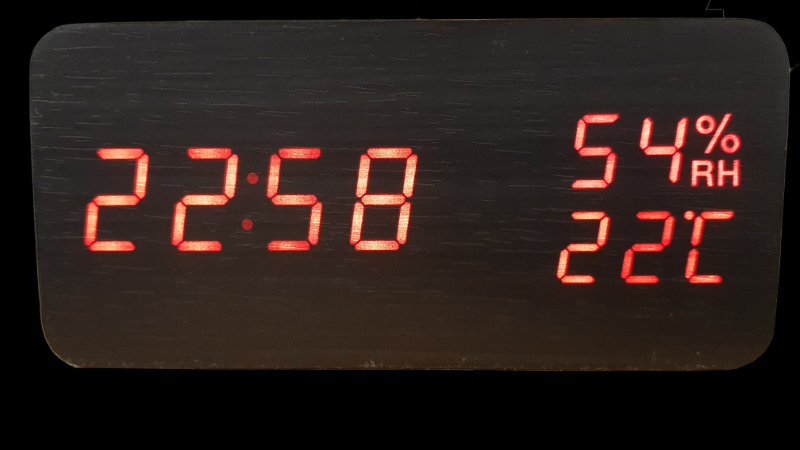
#> input picture images/horloge1.jpg, 800 x 450 px
$ python main_V2.py
#> lines starting #> are read from the running program, lines starting #| are printed output that depends on the picture; after the words box and inside, x2 and y2 are one past the last pixel; in counts of white or black regions, pixels touching at a corner belong together
### src/utils.py
"""
TP Algo et Prog

@auteur : YAMA YAMA Kibala David
INSA Rouen PERFNII - IPN02
cree le 01/06/2022

Script contenant toutes les fonctions utiles pour le traitement de l'image

Points clés :   - Dilatation morphologique
                - Moore-neighbor algorithm
                - Espace couleur HSV
                - Filtre médian
                - Opérations booléennes ( bitwise XOR and AND)

"""

import numpy as np
import const


def luminance(im):
    """ Permet d'extraire la luminance d'une image :  canal V (HSV) """
    r, g, b = im[..., 0], im[..., 1], im[..., 2]

    return np.maximum(np.maximum(r, g), b).astype(np.uint8)


# ## REDUCTION DES BRUIS, LISSAGE ET TRANSFORMATION  MORPHOLOGIQUE
# ----------------------------------------------------------------

def median_filter(gray, ksize=5, padding_mode='constant'):
    """
    Retourne une image avec un filtre médian appliqué dessus

    :param gray: tableau numpy representant l'image en niveau gris
    :param ksize: la taille du mask
    :param padding_mode : mode de remplissage des extremités (cfr: numpy.pad)
    """

    if ksize % 2 == 0 or ksize == 1:
        raise ValueError('La taille du masque doit être positive et impaire')

    height, width = gray.shape[:2]
    offset = int(ksize / 2)

    if padding_mode == 'constant':
        img_padded = np.pad(gray, offset, constant_values=0)
    elif padding_mode == 'edge':
        img_padded = np.pad(gray, offset, mode='edge')
    else:
        raise ValueError("Le mode de remplissage doit etre 'constant' or 'edge'")

    median_img = np.zeros_like(gray)
    for i in range(height):
        for j in range(width):
            m_values = img_padded[i:i + ksize, j:j + ksize].flatten()
            median_img[i, j] = np.sort(m_values)[(ksize * ksize) // 2]
    return median_img


def _morpho_dilatation(binary_img, radius=2):
    """
    Réalise une dilatation morphologique sur une image binaire

    ref: https://en.wikipedia.org/wiki/Dilation_(morphology)
    """

    row, col = binary_img.shape
    result = np.copy(binary_img)

    for i in range(radius, row - radius):
        for j in range(radius, col - radius):
            m = binary_img[i - radius: i + radius + 1, j - radius:j + radius + 1]
            result[i, j] = np.amax(m)
    return result


# ## TRANSFORMATIONS GEOMETRIQUES ET EXTRACTION DES ZONES UTILES
# --------------------------------------------------------------

def _resize(binary_img, new_size):
    h, w = binary_img.shape[:2]

    new_height, new_width = new_size
    x_scale = new_width / (w - 1)
    y_scale = new_height / (h - 1)

    out_img = np.zeros((new_height, new_width))

    for i in range(new_height - 1):
        for j in range(new_width - 1):
            out_img[i + 1, j + 1] = binary_img[1 + int(i / y_scale), 1 + int(j / x_scale)]

    return out_img.astype(np.uint8)


def _zoom(im, zoom):
    return np.kron(im, np.ones((zoom, zoom))).astype(np.uint8)


def _crop(im, row, col, height, width):
    return im[row:row + height, col:col + width]


def _rect_bounded_area(points):
    row = min([i for i, _ in points])
    col = min([i for _, i in points])
    height = max([i for i, _ in points]) - row
    width = max([i for _, i in points]) - col

    return row, col, height, width


def _extract_temp_humidity_region(cropped):
    """
    Extrait la region temps sur l'image x0 = 70% largeur
    et xn = 93% largeur de la largeur de l'image pre-decoupé
    """
    _, width = cropped.shape
    x0 = int(width * 70 / 100)
    xn = int(width * 93 / 100)
    return cropped[:, x0:xn]


def _extract_time_region(cropped):
    """
    Extrait la region temps sur l'image
    x0 = 0  et xn = 54% de la largeur
    """
    _, width = cropped.shape
    xn = int(width * 54 / 100)
    return cropped[:, :xn]


def regions_of_interest(binary_img, foreground_val=1):
    """ Permet d'extraire les regions utiles qui devront être traitées """

    regions = {'time': None, 'temp': None, 'humidity': None}

    # Definition et rognage de la region d'interêt de l'image
    fg_pixels = list(zip(*np.where(binary_img == foreground_val)))
    row, col, height, width = _rect_bounded_area(fg_pixels)
    cropped = _crop(binary_img, row, col, height, width)

    # On extrait la region 'temps', on applique une dilatation (pour bien souder les objets uniques)
    # et on applique un padding, pour ne pas avoir des objets a l'extremite
    # (utile pour l'algorithme de recherche des contours )
    regions['time'] = np.pad(_morpho_dilatation(_extract_time_region(cropped)), 1, constant_values=0)

    # region temperature - humidite
    th_region = _morpho_dilatation(_extract_temp_humidity_region(cropped))

    height, _ = th_region.shape
    h = int(height * 50 / 100)
    regions['humidity'] = np.pad(th_region[:h, :], 1, constant_values=0)
    regions['temp'] = np.pad(th_region[h:, :], 1, constant_values=0)

    return regions


# ## RECHERCHE ET IDENTIFICATION DES OBJETS (CHIFFRES)
# ----------------------------------------------------

def _find_start_point(binary_img, foreground_val):
    """
    Permet de trouver le premier pixel sur l'image
    en partant de gauche à droite, et de haut vers le bas
    """
    height, width = binary_img.shape

    for col in range(width):
        for row in range(height):
            if binary_img[row, col] == foreground_val:
                return row, col


def _moore_neighbor(central_pixel):
    """
    Permet de trouver les Pn (n = 1 à 8) voisins d'un pixel central

    ref : https://en.wikipedia.org/wiki/Moore_neighborhood
    """

    row, col = central_pixel
    return ((row - 1, col - 1), (row - 1, col), (row - 1, col + 1),
            (row, col + 1), (row + 1, col + 1), (row + 1, col),
            (row + 1, col - 1), (row, col - 1))


def _next_neighbor(central_pixel, neighbor):
    """
    Permet de trouver le prochain pixel voisin
    en suivant le sens horaire
    """
    neighbors = _moore_neighbor(central_pixel)
    idx = neighbors.index(neighbor)
    idx = (idx + 1) % 8

    return neighbors[idx]


def _find_obj_contour(binary_img, foreground_val=1):
    """
    Retourne les points représentant le contour de l'objet trouvé

    ref :  - https://en.wikipedia.org/wiki/Moore_neighborhood
           - https://www.imageprocessingplace.com/downloads_V3/root_downloads/tutorials/contour_tracing_Abeer_George_Ghuneim/moore.html
    """
    contour_pixels = []
    start_point = _find_start_point(binary_img, foreground_val)
    if start_point:
        contour_pixels.append(start_point)
        p = start_point
        prev = p[0] - 1, p[1]
        c = _next_neighbor(p, prev)
        while c != start_point:

            if binary_img[c[0], c[1]] == foreground_val:
                contour_pixels.append(c)
                p = c
                c = prev
            else:
                prev = c
                c = _next_neighbor(p, c)

        return contour_pixels


def _delete_object(binary_img, area):
    """
    Supprime un objet detecté sur l'image
    en transformant sa surface en noir
    """

    y0, x0, height, width = area
    xn, yn = x0 + width + 1, y0 + height + 1

    # On supprime l'objet qui a deja ete detecte sur l'image
    binary_img[y0: yn, x0:xn] = 0

    return (y0, x0), (yn, xn)


def find_contours(binary_img, foreground_val=1):
    """
    Permet de rechercher tous les objets sur l'image,
    representés par des contours en rectangle
    """

    im = np.copy(binary_img)

    # Liste contenant tous les contours (definis par un carré) des objets détectés
    rect_contours = []
    empty = False
    while not empty:
        contour = _find_obj_contour(im, foreground_val)
        if contour:
            area = _rect_bounded_area(contour)
            # On retire l'objet qui a déjà été détecté
            r = _delete_object(im, area)
            rect_contours.append(r)

        if contour is None:
            empty = True

    return rect_contours


def compare_digits(binary_img):
    """
    Fonction permettant de comparer les chiffres extrait de l'image aux modèles

    :return: le chiffre avec le meilleur pourcentage de correspondance
    """

    best_matching_percent = -1
    matched_digit = -1
    digits = [v[1:-1, 1:-1] for _, v in const.DIGITS.items()]
    for i, digit in enumerate(digits):

        # realise un zoom puis un resize pour na pas trop mdoifier la structure
        digit = _zoom(digit, binary_img.shape[1])
        digit = _resize(digit, binary_img.shape[:2])

        # permet de conserver ce qui n'est pas commun entre les deux images
        xor_diff = np.bitwise_xor(binary_img, digit)

        # permet de garder que la region d'interet
        bitwise = np.bitwise_and(digit, xor_diff)

        # le résultat est donné par la plus grosse perte de pixel blanc
        before = np.sum(digit == 1)
        current_matching_percent = 100 - (np.sum(bitwise == 1) / before * 100)
        if best_matching_percent < current_matching_percent:
            best_matching_percent = current_matching_percent
            matched_digit = i
    return [matched_digit, best_matching_percent]

### src/main_V2.py
import matplotlib.pyplot as plt
import utils
import numpy as np
from datetime import time


def extact_data(region):
    found_objects = []
    for i, rect in enumerate(utils.find_contours(region)):
        toto = region[rect[0][0]:rect[1][0], rect[0][1]:rect[1][1]]
        result = utils.compare_digits(toto)

        if result[0] == -1:
            result[0] = 0  # Pour ne pas generer d'exceptions durant la conversion en entier

        found_objects.append(result[0])

    return found_objects


if __name__ == '__main__':
    img = plt.imread("../images/horloge1.jpg")
#> img is the input picture: shape (450, 800, 3); mean R, G, B 44.2, 31.4, 27.6

    gray = utils.luminance(img)

    binary = (gray >= 130).astype(np.uint8)
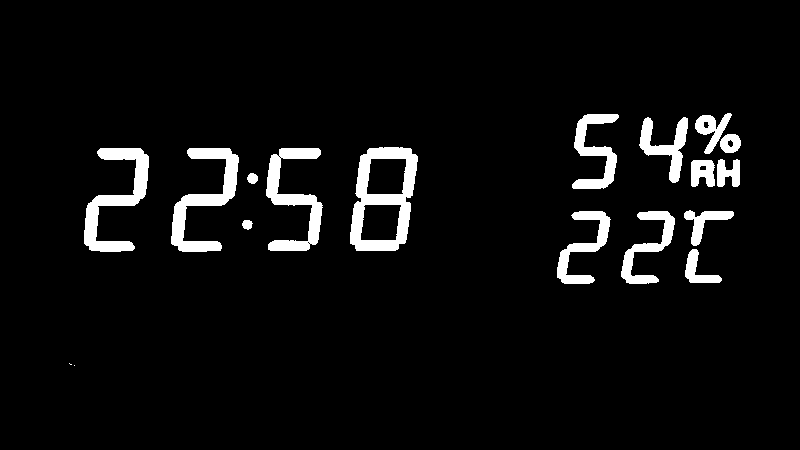
#> binary: shape (450, 800); values 0 (black) and 1 (white), 5.3% white; 18 white regions (2 under 20 px), largest, box (x1, y1, x2, y2) and area: (350, 147, 418, 251) 3245, (84, 148, 149, 252) 2471, (171, 148, 239, 252) 2468
    binary = utils.median_filter(binary, 3)
#> in median_filter, `img_padded = np.pad(gray, offset, constant_values=0)`:
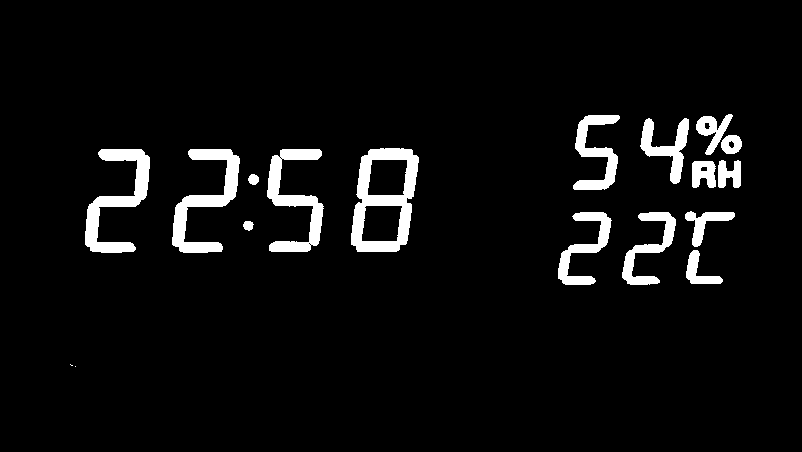
#> img_padded: shape (452, 802); values 0 (black) and 1 (white), 5.3% white; 18 white regions (2 under 20 px), largest, box (x1, y1, x2, y2) and area: (351, 148, 419, 252) 3245, (85, 149, 150, 253) 2471, (172, 149, 240, 253) 2468
#> after the loop in median_filter, `for i in range(height):`: median_img: shape (450, 800); values 0 (black) and 1 (white), 5.3% white; 16 white regions, largest, box (x1, y1, x2, y2) and area: (350, 147, 418, 251) 3259, (84, 148, 149, 252) 2477, (171, 148, 239, 252) 2474
    regions = utils.regions_of_interest(binary)
#> in regions_of_interest, `fg_pixels = list(zip(*np.where(binary_img == foreground_val)))`: fg_pixels = 19217 pairs, first value 113 to 283, second value 84 to 740
#> in _rect_bounded_area, `row = min([i for i, _ in points])`: row = 113
#> in _rect_bounded_area, `col = min([i for _, i in points])`: col = 84
#> in _rect_bounded_area, `height = max([i for i, _ in points]) - row`: height = 170
#> in _rect_bounded_area, `width = max([i for _, i in points]) - col`: width = 656
#> in regions_of_interest, `row, col, height, width = _rect_bounded_area(fg_pixels)`: row = 113; col = 84; height = 170; width = 656
#> in _crop, `return im[row:row + height, col:col + width]`: returned value: shape (170, 656); values 0 (black) and 1 (white), 17.2% white; 16 white regions, largest, box (x1, y1, x2, y2) and area: (266, 34, 334, 138) 3259, (0, 35, 65, 139) 2477, (87, 35, 155, 139) 2474
#> in _extract_time_region, `return cropped[:, :xn]`: returned value: shape (170, 354); values 0 (black) and 1 (white), 17.7% white; 6 white regions, box (x1, y1, x2, y2) and area: (266, 34, 334, 138) 3259, (0, 35, 65, 139) 2477, (87, 35, 155, 139) 2474, (182, 35, 239, 138) 2271, (163, 60, 174, 71) 93, (158, 107, 168, 117) 80
#> in _morpho_dilatation, `row, col = binary_img.shape`: row = 170; col = 354
#> after the loop in _morpho_dilatation, `for i in range(radius, row - radius):`:
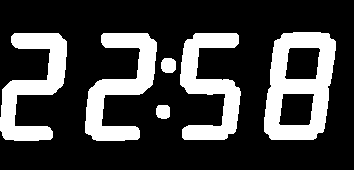
#> result: shape (170, 354); values 0 (black) and 1 (white), 25.1% white; 6 white regions, box (x1, y1, x2, y2) and area: (264, 32, 336, 140) 4560, (85, 33, 157, 141) 3488, (0, 33, 67, 141) 3387, (180, 33, 241, 140) 3291, (161, 58, 176, 73) 197, (156, 105, 170, 119) 176
#> in _extract_temp_humidity_region, `return cropped[:, x0:xn]`:
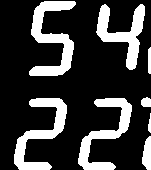
#> returned value: shape (170, 151); values 0 (black) and 1 (white), 22.7% white; 8 white regions, largest, box (x1, y1, x2, y2) and area: (29, 1, 76, 76) 1502, (14, 98, 67, 170) 1357, (78, 98, 132, 170) 1310
#> call 2 of _morpho_dilatation, with radius = 2
#> in _morpho_dilatation (call 2), `row, col = binary_img.shape`: col = 151
#> after the loop in _morpho_dilatation (call 2), `for i in range(radius, row - radius):`:
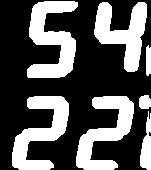
#> result: shape (170, 151); values 0 (black) and 1 (white), 34% white; 7 white regions, largest, box (x1, y1, x2, y2) and area: (27, 1, 78, 78) 2195, (12, 96, 69, 170) 2011, (76, 96, 134, 170) 1974
#> regions = 3 items

    temperature = 'NOTSET'
    temps = 'NOTSET'
    humidity = 'NOTSET'
    for region_name in ['temp', 'time', 'humidity']:
        region = regions[region_name]
        found_digits = extact_data(region)

        if region_name == 'temp':
            temperature = int("".join(map(str, found_digits[:2])))
        elif region_name == 'time':
            h = int("".join(map(str, found_digits[:2])))
            m = int("".join(map(str, found_digits[-2:])))
            temps = time(h, m)
        else:
            humidity = int("".join(map(str, found_digits[:2])))
#> this loop made 3 passes
#> pass 1, `region = regions[region_name]`:
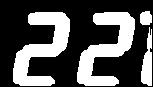
#> region: shape (87, 153); values 0 (black) and 1 (white), 34.1% white; 4 white regions, box (x1, y1, x2, y2) and area: (13, 12, 70, 86) 2011, (77, 12, 135, 86) 1974, (141, 27, 152, 86) 404, (140, 11, 152, 25) 146
#> pass 3, `region = regions[region_name]`:
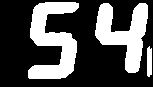
#> region: shape (87, 153); values 0 (black) and 1 (white), 31.6% white; 3 white regions, box (x1, y1, x2, y2) and area: (28, 2, 79, 79) 2195, (95, 3, 148, 73) 1863, (147, 46, 152, 77) 142

    print(f"Temps : {temps}")
#| Temps : 22:58:00
    print(f"Temperature : {temperature} °C")
#| Temperature : 22 °C
    print(f"Humidité : {humidity} %")
#| Humidité : 54 %

$ run again, with images/horloge2.jpg copied over images/horloge1.jpg
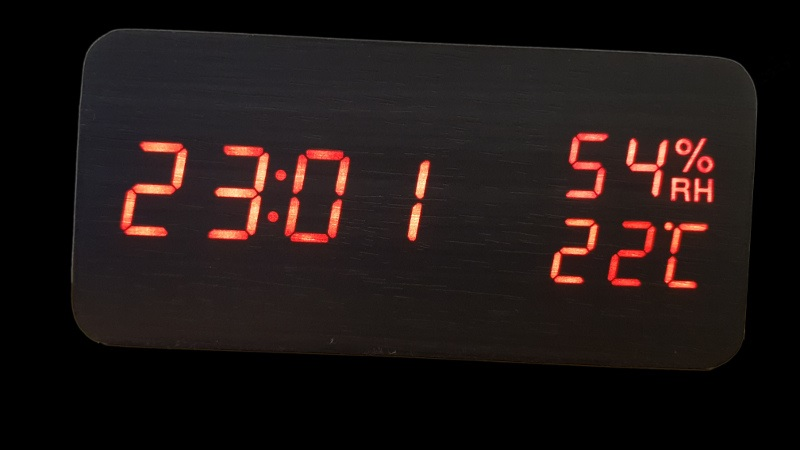
#> input picture images/horloge2.jpg, 800 x 450 px
#> img is the input picture: shape (450, 800, 3); mean R, G, B 30.5, 21.7, 20.7
#> binary: shape (450, 800); values 0 (black) and 1 (white), 3.8% white; 18 white regions, largest, box (x1, y1, x2, y2) and area: (120, 141, 188, 237) 2048, (208, 145, 269, 240) 1966, (566, 133, 608, 199) 1158
#> img_padded: shape (452, 802); values 0 (black) and 1 (white), 3.8% white; 18 white regions, largest, box (x1, y1, x2, y2) and area: (121, 142, 189, 238) 2048, (209, 146, 270, 241) 1966, (567, 134, 609, 200) 1158
#> fg_pixels = 13647 pairs, first value 133 to 288, second value 120 to 713
#> in _rect_bounded_area, `row = min([i for i, _ in points])`: row = 133
#> in _rect_bounded_area, `col = min([i for _, i in points])`: col = 120
#> in _rect_bounded_area, `height = max([i for i, _ in points]) - row`: height = 155
#> in _rect_bounded_area, `width = max([i for _, i in points]) - col`: width = 593
#> in regions_of_interest, `row, col, height, width = _rect_bounded_area(fg_pixels)`: row = 133; col = 120; height = 155; width = 593
#> in _morpho_dilatation, `row, col = binary_img.shape`: row = 155; col = 320
#> in _morpho_dilatation (call 2), `row, col = binary_img.shape`: col = 136
#> after the loop in _morpho_dilatation (call 2), `for i in range(radius, row - radius):`:
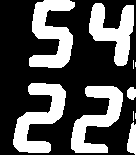
#> result: shape (155, 136); values 0 (black) and 1 (white), 32.9% white; 10 white regions (4 under 20 px), largest, box (x1, y1, x2, y2) and area: (29, 0, 75, 68) 1757, (13, 83, 66, 153) 1742, (71, 86, 123, 153) 1636, (89, 3, 134, 66) 1464, (127, 122, 136, 155) 214, (127, 87, 136, 100) 95
#> regions = 3 items
#> the loop `for region_name in ['temp', 'time', 'humidity']:` made 3 passes
#> pass 3, `region = regions[region_name]`:
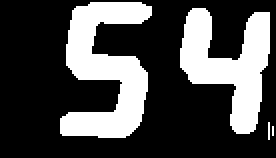
#> region: shape (79, 138) (shown 2 times larger); values 0 (black) and 1 (white), 29.7% white; 4 white regions (2 under 20 px), largest, box (x1, y1, x2, y2) and area: (30, 1, 76, 69) 1757, (90, 4, 135, 67) 1464
#| Temps : 23:01:00
#| Temperature : 22 °C
#| Humidité : 54 %
